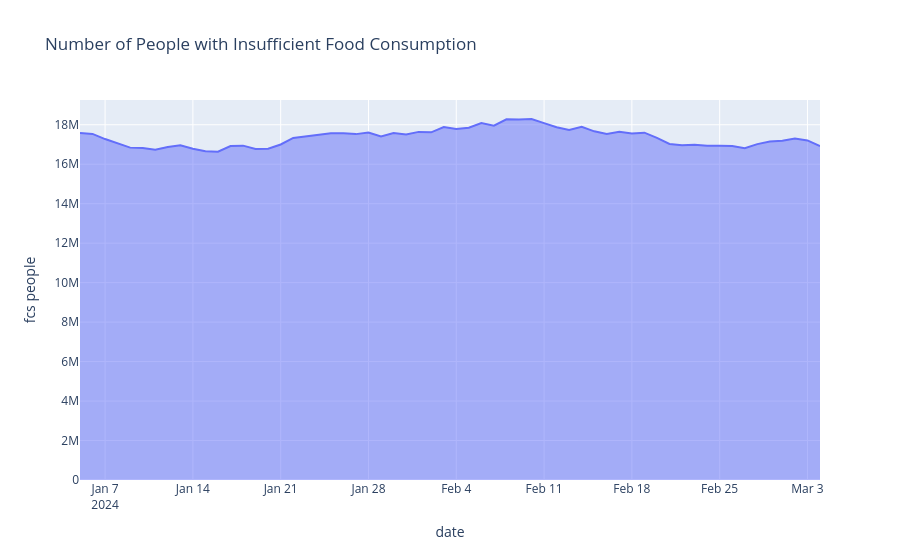

Notebook source saved alongside this figure:
### Code cell
fig = px.area(popul_grouped, x="date", y="fcs people",
              title="Number of People with Insufficient Food Consumption")
fig.show()
